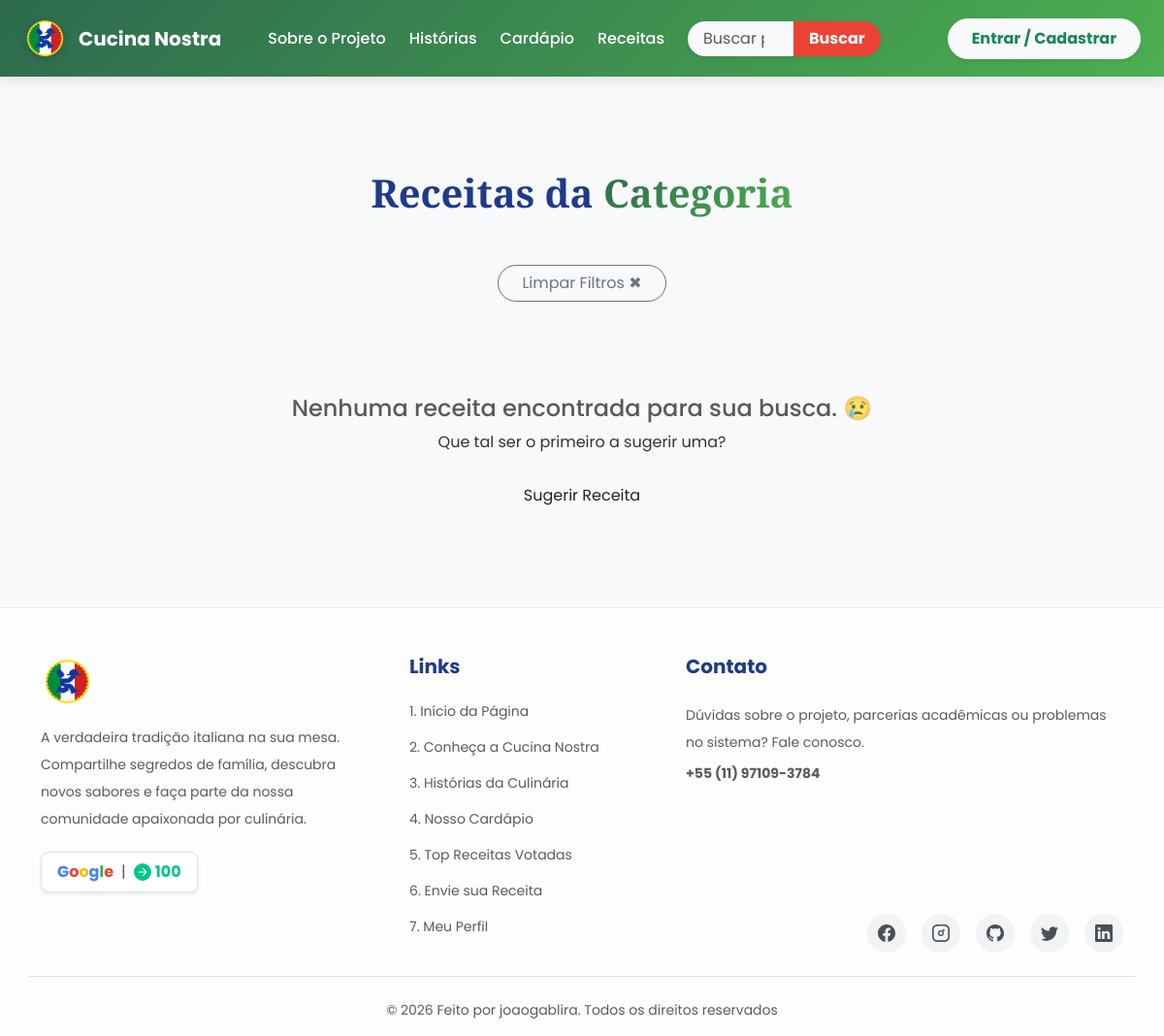
/index.php?categoria=2, run on an earlier commit of the app's database.
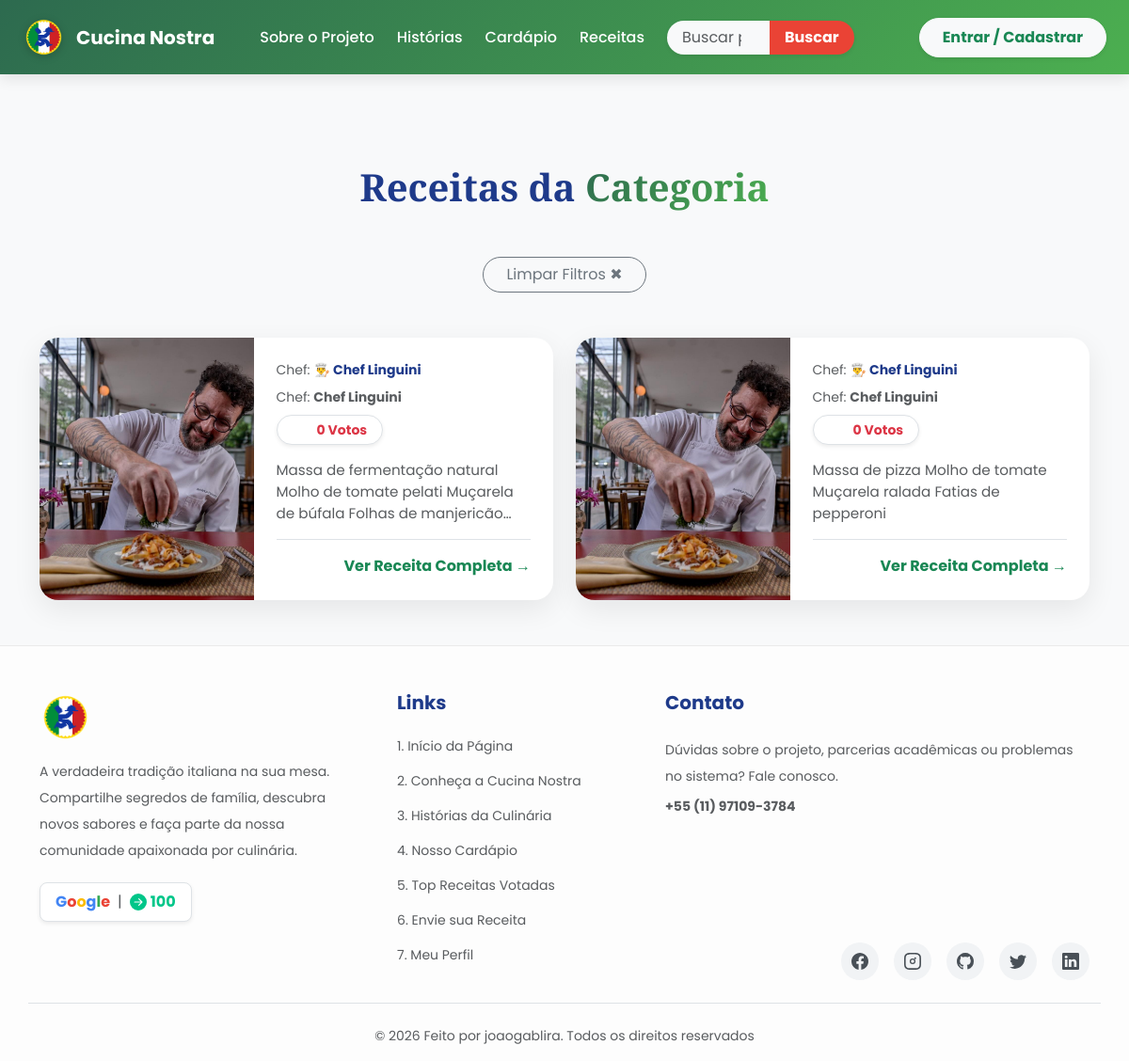
And on a later commit of the database.
### tables this page shows
CREATE TABLE `recipes` (
  `id` int(11) NOT NULL,
  `user_id` int(11) DEFAULT NULL,
  `category_id` int(11) DEFAULT NULL,
  `title` varchar(150) NOT NULL,
  `ingredients` text NOT NULL,
  `preparation` text NOT NULL,
  `image_url` varchar(255) DEFAULT NULL,
  `status` enum('pending','approved') DEFAULT 'pending',
  `created_at` timestamp NOT NULL DEFAULT current_timestamp()
);

CREATE TABLE `users` (
  `id` int(11) NOT NULL,
  `name` varchar(100) NOT NULL,
  `email` varchar(100) NOT NULL,
  `password` varchar(255) NOT NULL,
  `created_at` timestamp NOT NULL DEFAULT current_timestamp(),
  `bio` text DEFAULT NULL,
  `profile_pic` varchar(255) DEFAULT 'assets/img/default-avatar.png'
);

### index.php (the view, shortened to what this page needs)
<?php
require_once 'config/database.php';
$where = "WHERE 1=1";
$params = [];
if (isset($_GET['categoria']) && !empty($_GET['categoria'])) {
    $where .= " AND r.category_id = :categoria";
    $params[':categoria'] = $_GET['categoria'];
}
$query = "SELECT r.*, u.name as autor,
          (SELECT COUNT(*) FROM votes v WHERE v.recipe_id = r.id) as total_votos
          FROM recipes r
          JOIN users u ON r.user_id = u.id
          $where
          ORDER BY total_votos DESC LIMIT 12";
$stmt = $conn->prepare($query);
$stmt->execute($params);
$receitas = $stmt->fetchAll(PDO::FETCH_ASSOC);
?>
<!DOCTYPE html>
<html lang="pt-BR">
<head>
    <link href="https://cdn.jsdelivr.net/npm/bootstrap@5.3.0/dist/css/bootstrap.min.css" rel="stylesheet">
    <link rel="stylesheet" href="assets/css/style.css">
</head>
<body>
    <?php include __DIR__ . '/views/navbar.php'; ?>
    <section id="receitas" class="container my-5 pt-5">
        <h2 class="section-title">
            <?php if(isset($_GET['busca'])): ?>
                Resultados para: <span class="text-gradient-red">"<?php echo htmlspecialchars($_GET['busca']); ?>"</span>
            <?php elseif(isset($_GET['categoria'])): ?>
                Receitas da <span class="text-gradient-green">Categoria</span>
            <?php else: ?>
                Nossas <span class="text-gradient-green">RECEITAS</span> <br>mais <span class="text-gradient-red">VOTADAS</span>
            <?php endif; ?>
        </h2>
        <?php if(isset($_GET['busca']) || isset($_GET['categoria'])): ?>
            <div class="text-center mb-5">
                <a href="index.php" class="btn btn-outline-secondary rounded-pill px-4">Limpar Filtros ✖</a>
            </div>
        <?php endif; ?>
        <div class="row g-4">
            <?php if(count($receitas) > 0): ?>
                <?php foreach($receitas as $receita): ?>
                    <div class="col-md-6">
                        <div class="card recipe-card h-100">
                            <div class="row g-0 h-100">
                                <div class="col-md-5 overflow-hidden">
                                    <img src="<?php echo htmlspecialchars($receita['image_url']); ?>" class="img-fluid h-100 w-100" style="object-fit: cover; min-height: 250px;" alt="Receita">
                                </div>
                                <div class="col-md-7">
                                    <div class="card-body p-4 d-flex flex-column h-100 card-body-blue">
                                        <p class="small text-muted mb-2 d-flex align-items-center gap-1">
                                            Chef:
                                            <a href="perfil.php?id=<?php echo $receita['user_id']; ?>" class="text-decoration-none text-azul-escuro fw-bold hover-underline">
                                                👨‍🍳 <?php echo htmlspecialchars($receita['autor']); ?>
                                            </a>
                                        </p>
                                        <p class="small text-muted mb-2">Chef: <strong><?php echo htmlspecialchars($receita['autor']); ?></strong></p>
                                       <div class="d-inline-block bg-white px-3 py-1 rounded-pill shadow-sm mb-3 border" style="width: fit-content;">
                                            <span class="small fw-bold text-danger d-flex align-items-center gap-1">
                                                <span style="width: 22px; height: 22px; display: flex; align-items: center; justify-content: center;">
                                                    <lottie-player src="assets/img/Heart Animated.json" background="transparent" speed="1" style="width: 150%; height: 150%;" autoplay></lottie-player>
                                                </span>
                                                <?php echo $receita['total_votos']; ?> Votos
                                            </span>
                                        </div>
                                        <p class="card-text text-muted" style="display: -webkit-box; -webkit-line-clamp: 3; -webkit-box-orient: vertical; overflow: hidden; font-size: 0.95rem;">
                                            <?php echo htmlspecialchars($receita['ingredients']); ?>
                                        </p>
                                        <div class="mt-auto pt-3 border-top text-end">
                                            <a href="receita.php?id=<?php echo $receita['id']; ?>" class="text-decoration-none fw-bold text-success">Ver Receita Completa →</a>
                                        </div>
                                    </div>
                                </div>
                            </div>
                        </div>
                    </div>
                <?php endforeach; ?>
            <?php else: ?>
                <div class="col-12 text-center py-5">
                    <h4 class="text-muted">Nenhuma receita encontrada para sua busca. 😢</h4>
                    <p class="mb-4">Que tal ser o primeiro a sugerir uma?</p>
                    <a href="sugerir_receita.php" class="btn btn-gradient-red rounded-pill px-4">Sugerir Receita</a>
                </div>
            <?php endif; ?>
        </div>
    </section>
    <?php include __DIR__ . '/views/footer.php'; ?>
</body>
</html>

### views/navbar.php (shortened to what this page needs)
<nav class="navbar navbar-expand-xl navbar-custom sticky-top">
    <div class="container-fluid px-4">
        <a class="navbar-brand d-flex align-items-center" href="index.php">
            <img src="assets/img/cucinalogo.png" alt="Logo Cucina Nostra" style="height: 45px !important; margin-right: 12px; filter: drop-shadow(0 2px 4px rgba(0,0,0,0.2));">
            <strong class="text-white text-nowrap">Cucina Nostra</strong>
        </a>
        <div class="collapse navbar-collapse" id="navbarNav">
            <ul class="navbar-nav me-auto ms-lg-4 gap-2">
                <li class="nav-item"><a class="nav-link text-nowrap" href="sobre.php">Sobre o Projeto</a></li>
                <li class="nav-item"><a class="nav-link text-nowrap" href="historias.php#historias">Histórias</a></li>
                <li class="nav-item"><a class="nav-link text-nowrap" href="index.php#cardapio">Cardápio</a></li>
                <li class="nav-item"><a class="nav-link text-nowrap" href="index.php#receitas">Receitas</a></li>
            </ul>
            <form class="d-flex search-container mx-lg-3 my-3 my-lg-0" action="index.php" method="GET" style="flex-grow: 1; max-width: 350px;">
                <div class="input-group shadow-sm" style="border-radius: 50px; overflow: hidden;">
                    <input class="form-control border-0 px-3" type="search" name="busca" placeholder="Buscar prato ou chef..." value="<?php echo isset($_GET['busca']) ? htmlspecialchars($_GET['busca']) : ''; ?>" style="box-shadow: none; background-color: #f8f9fa;">
                    <button class="btn btn-light text-success fw-bold px-3 border-0" type="submit" style="background-color: #FF3B30;">Buscar</button>
                </div>
            </form>
            <div class="d-flex align-items-center mt-2 mt-lg-0 gap-2 flex-nowrap">
                <button id="themeToggleBtn" class="border-0 bg-transparent d-flex align-items-center justify-content-center" onclick="toggleTheme()" style="padding: 0; cursor: pointer; width: 45px; height: 45px; flex-shrink: 0;">
                    <lottie-player
                        id="lottie-theme"
                        src="assets/img/moon-to-sun.json"
                        background="transparent"
                        speed="2"
                        style="width: 100%; height: 100%;">
                    </lottie-player>
                </button>
                <?php if(isset($_SESSION['user_id'])): ?>
                    <a href="sugerir_receita.php" class="btn btn-gradient-red rounded-pill px-3 fw-bold shadow-sm d-flex align-items-center gap-2 text-nowrap" style="flex-shrink: 0; font-size: 0.95rem;">
                        <span>➕</span> Sugerir Receita
                    </a>
                    <div class="dropdown" style="flex-shrink: 0;">
                        <a class="btn btn-outline-light rounded-pill px-3 dropdown-toggle d-flex align-items-center gap-2 text-nowrap" href="#" role="button" data-bs-toggle="dropdown" style="border: 2px solid rgba(255,255,255,0.5); font-size: 0.95rem;">
                            <span style="width: 26px; height: 26px; background-color: white; color: var(--verde-italia); border-radius: 50%; display: inline-flex; align-items: center; justify-content: center; font-weight: 700; font-size: 0.85rem;">
                                <?php echo strtoupper(substr($_SESSION['user_name'], 0, 1)); ?>
                            </span>
                            <?php echo htmlspecialchars($_SESSION['user_name']); ?>
                        </a>
                        <ul class="dropdown-menu dropdown-menu-end mt-3 shadow-lg border-0" style="border-radius: 15px;">
                            <li><a class="dropdown-item fw-bold text-azul-escuro py-2" href="user.php">👤 Meu Perfil</a></li>
                            <li><hr class="dropdown-divider"></li>
                            <li><a class="dropdown-item text-danger py-2" href="controllers/AuthController.php?action=logout">Sair</a></li>
                        </ul>
                    </div>
                <?php else: ?>
                    <a href="login.php" class="btn btn-light text-success fw-bold rounded-pill px-4 py-2 shadow-sm text-nowrap" style="flex-shrink: 0;">Entrar / Cadastrar</a>
                <?php endif; ?>
            </div>
        </div>
    </div>
</nav>

### views/footer.php (shortened to what this page needs)
<footer class="pt-5 pb-3 mt-5" style="background-color: #fdfdfd; border-top: 1px solid #eaeaea;">
    <div class="container">
        <div class="row gy-4 mb-4">
            <div class="col-lg-4 col-md-6">
                <img src="assets/img/cucinalogo.png" alt="Cucina Nostra" style="height: 55px;" class="mb-3">
                <p class="text-muted small pe-lg-4 lh-lg">
                    A verdadeira tradição italiana na sua mesa. Compartilhe segredos de família, descubra novos sabores e faça parte da nossa comunidade apaixonada por culinária.
                </p>
                <div class="d-inline-flex align-items-center bg-white border rounded px-3 py-2 shadow-sm mt-1" style="border-radius: 8px !important;">
                    <span class="fw-bold fs-6">
                        <span class="g-blue">G</span><span class="g-red">o</span><span class="g-yellow">o</span><span class="g-blue">g</span><span class="g-green">l</span><span class="g-red">e</span>
                    </span>
                    <span class="mx-2 text-muted">|</span>
                    <span class="fw-bold d-flex align-items-center gap-1" style="color: #00C689;">
                        <svg xmlns="http://www.w3.org/2000/svg" width="18" height="18" fill="currentColor" viewBox="0 0 16 16"><path d="M8 0a8 8 0 1 1 0 16A8 8 0 0 1 8 0zM4.5 7.5a.5.5 0 0 0 0 1h5.793l-2.147 2.146a.5.5 0 0 0 .708.708l3-3a.5.5 0 0 0 0-.708l-3-3a.5.5 0 1 0-.708.708L10.293 7.5H4.5z"/></svg>
                        100
                    </span>
                </div>
            </div>
            <div class="col-lg-3 col-md-6">
                <h5 class="fw-bold text-azul-escuro mb-4">Links</h5>
                <ul class="list-unstyled d-flex flex-column gap-3 small">
                    <li><a href="index.php" class="text-muted footer-link">1. Início da Página</a></li>
                    <li><a href="sobre.php" class="text-muted footer-link">2. Conheça a Cucina Nostra</a></li>
                    <li><a href="historias.php#historias" class="text-muted footer-link">3. Histórias da Culinária</a></li>
                    <li><a href="index.php#cardapio" class="text-muted footer-link">4. Nosso Cardápio</a></li>
                    <li><a href="index.php#receitas" class="text-muted footer-link">5. Top Receitas Votadas</a></li>
                    <li><a href="sugerir_receita.php" class="text-muted footer-link">6. Envie sua Receita</a></li>
                    <li><a href="user.php" class="text-muted footer-link">7. Meu Perfil</a></li>
                </ul>
            </div>
            <div class="col-lg-5 col-md-12 d-flex flex-column">
                <h5 class="fw-bold text-azul-escuro mb-4">Contato</h5>
                <p class="text-muted small mb-2 lh-lg">Dúvidas sobre o projeto, parcerias acadêmicas ou problemas no sistema? Fale conosco.</p>
                <p class="text-muted small fw-bold mb-4">+55 (11) 97109-3784</p>
                <div class="mt-auto d-flex gap-3 justify-content-lg-end">
                    <a href="" class="social-icon"></a>
                    <a href="#" class="social-icon">
                    </a>
                    <a href="https://github.com/joaogablira/Cucina-Nostra" target="_blank" class="social-icon">
                    </a>
                    <a href="#" class="social-icon"></a>
                    <a href="#" class="social-icon"></a>
                </div>
            </div>
        </div>
        <div class="row pt-4 border-top">
            <div class="col-12 text-center">
                <p class="text-muted small mb-0">© 2026  Feito por joaogablira. Todos os direitos reservados</p>
            </div>
        </div>
    </div>
</footer>

### assets/css/style.css (style rules this page uses)
:root { --verde-italia: #4CAF50; --vermelho-italia: #FF3B30; --azul-escuro: #1E3A8A; --fundo-claro: #F8F9FA; --verde-gradient: linear-gradient(135deg, #2d6a4f 0%, #4CAF50 100%); --vermelho-gradient: linear-gradient(135deg, #a4133c 0%, #FF3B30 100%); --azul-gradient: linear-gradient(135deg, #1E3A8A 0%, #3b82f6 100%); --sombra-card: 0 10px 30px rgba(0, 0, 0, 0.08); --sombra-hover: 0 15px 40px rgba(0, 0, 0, 0.12); }
body { font-family: 'Poppins', sans-serif; background-color: var(--fundo-claro); color: #333; overflow-x: hidden; }
h1, h2, h3, .hero-title { font-family: 'Playfair Display', serif; }
.text-azul-escuro { color: var(--azul-escuro) !important; }
.text-gradient-green { background: var(--verde-gradient); -webkit-background-clip: text; -webkit-text-fill-color: transparent; font-weight: 700; }
.navbar-custom { background: var(--verde-gradient); box-shadow: 0 4px 15px rgba(0,0,0,0.1); padding: 12px 0; }
.navbar-custom .nav-link, .navbar-custom .navbar-brand { color: white !important; font-weight: 500; transition: opacity 0.3s; }
.navbar-brand img { height: 45px !important; width: auto; margin-right: 12px; filter: drop-shadow(0 2px 4px rgba(0,0,0,0.2)); }
.search-container { flex-grow: 1; max-width: 400px; }
.section-title { text-align: center; color: var(--azul-escuro); font-weight: 700; margin-bottom: 50px; font-size: 2.5rem; }
.recipe-card { border: none; border-radius: 20px; overflow: hidden; background: white; box-shadow: var(--sombra-card); transition: transform 0.3s ease, box-shadow 0.3s ease; }
.recipe-card img { transition: transform 0.5s ease; }
.search-container .btn { background-color: #EA4335 !important; color: #ffffff !important; }
.social-icon { display: inline-flex; align-items: center; justify-content: center; width: 40px; height: 40px; background-color: #f1f3f5; color: #495057; border-radius: 50%; transition: all 0.3s ease; text-decoration: none; }
.footer-link { transition: all 0.3s ease; text-decoration: none !important; }
.g-blue { color: #4285F4; }
.g-red { color: #EA4335; }
.g-yellow { color: #FBBC05; }
.g-green { color: #34A853; }

What changed in the data, as far as the page shows it:
added recipes: image_url (picture), user.name "Chef Linguini", total_votos "0", ingredients "Massa de fermentação natural Molho de tomate pelati Muçarela de búfala Folhas de…"
added recipes: image_url (picture), user.name "Chef Linguini", total_votos "0", ingredients "Massa de pizza Molho de tomate Muçarela ralada Fatias de pepperoni"
Also different on the page:
text no longer shown: "Nenhuma receita encontrada para sua busca. 😢 Que tal ser o primeiro a sugerir uma? Sugerir Receita"
